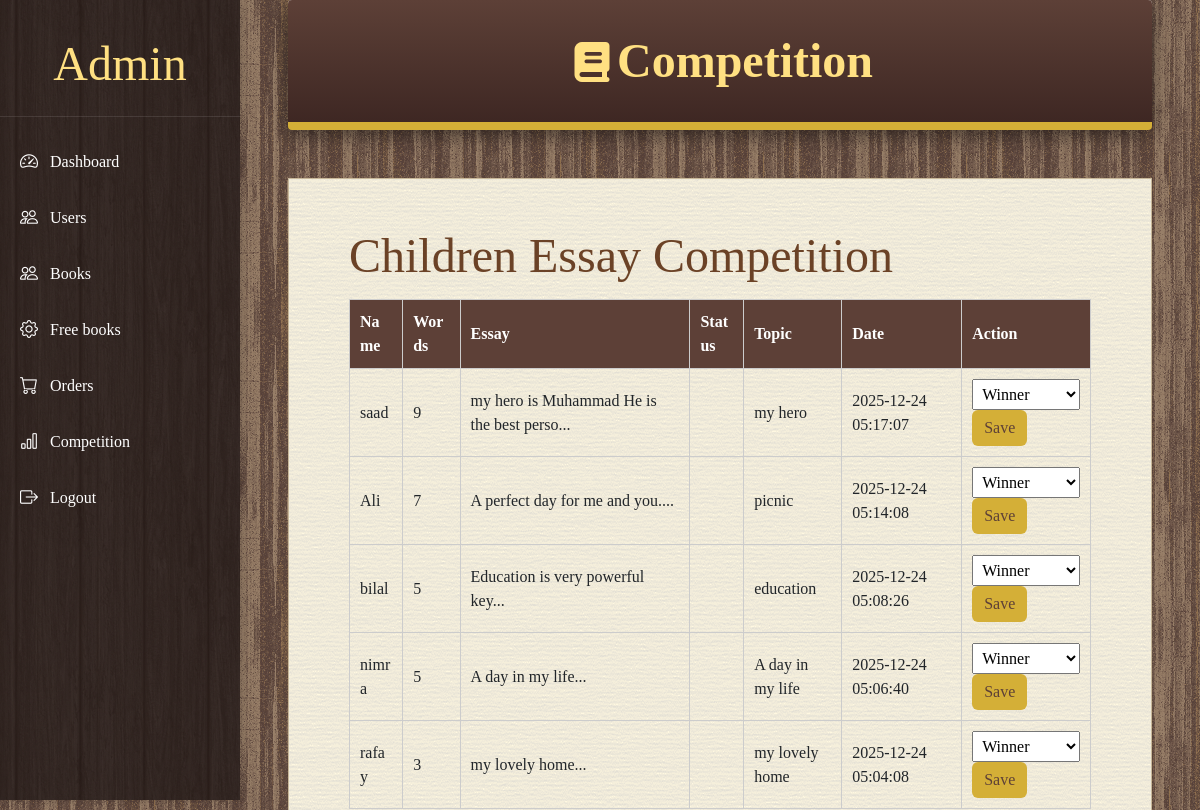
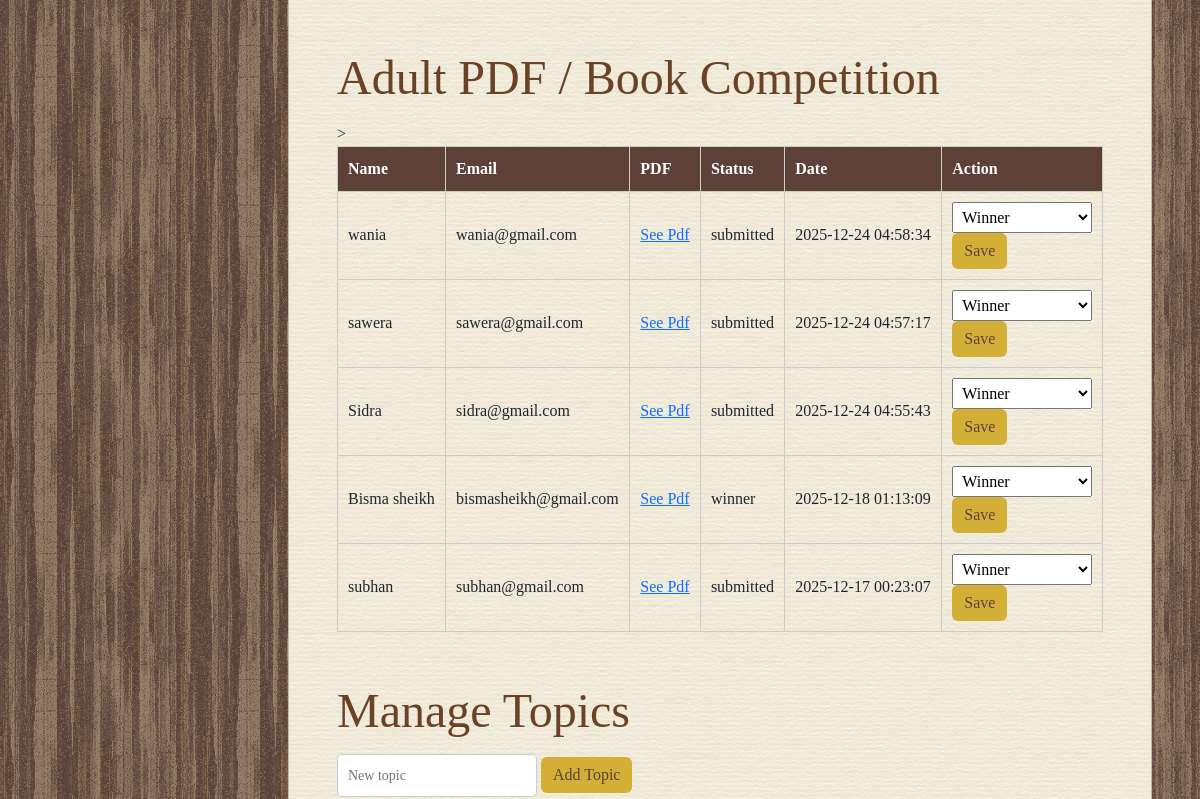
The page /admin/admin_dashboard.php (signed in, upper part) on the database as committed earlier (2 pictures, top to bottom).
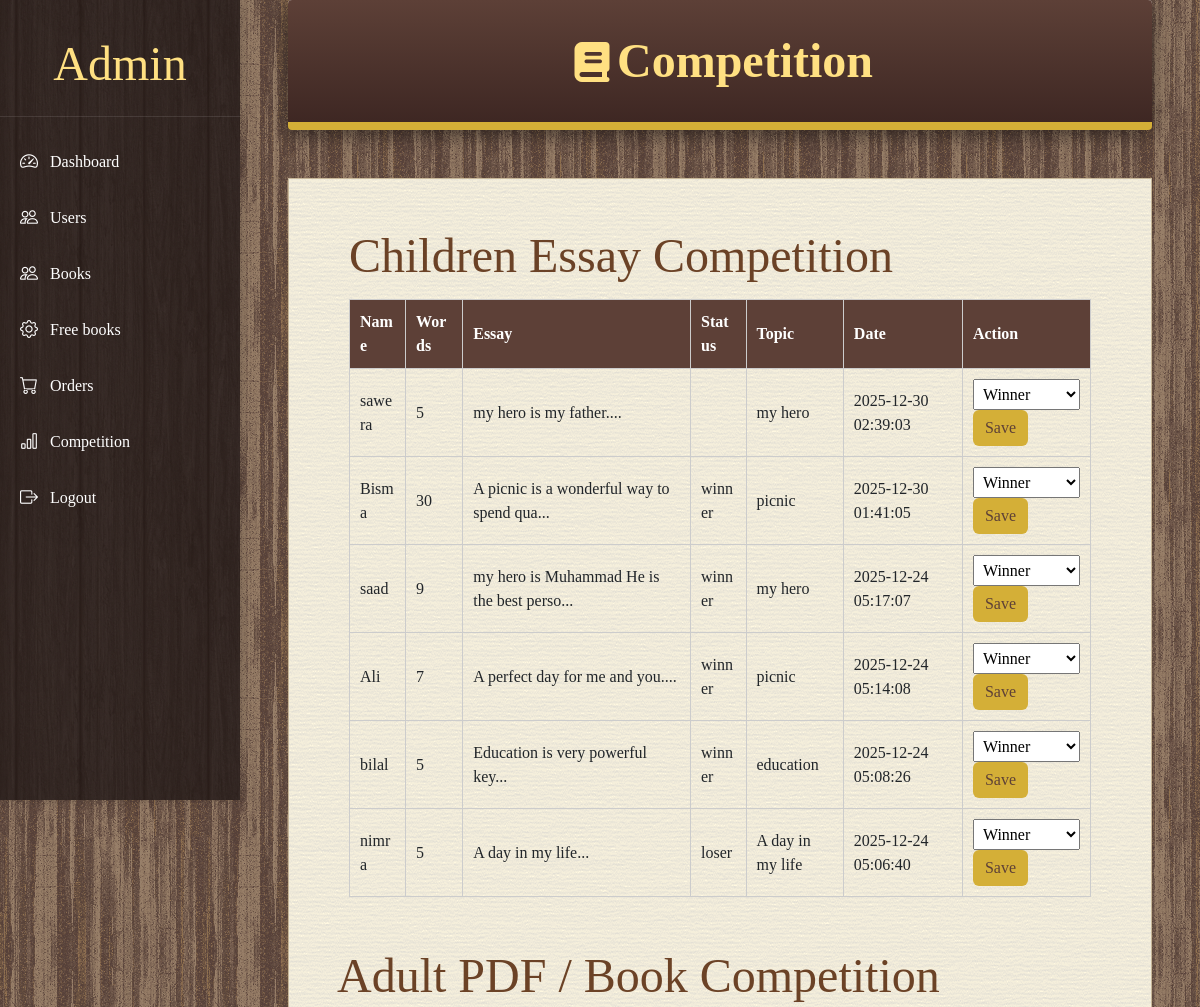
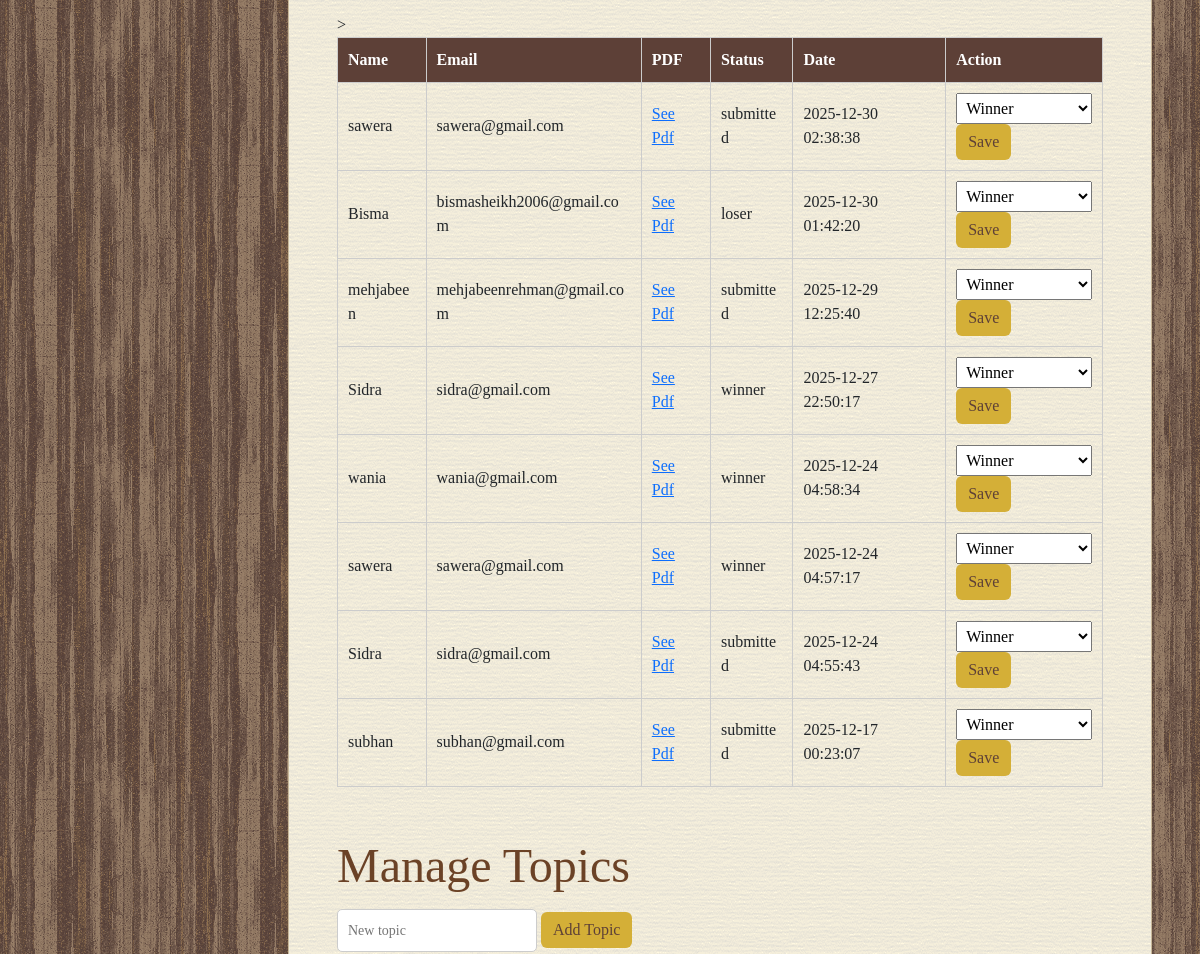
The same page on the database as committed later (2 pictures, top to bottom).
### tables this page shows
CREATE TABLE `competition_entries` (
  `id` int(11) NOT NULL,
  `event_id` int(11) NOT NULL,
  `user_id` int(11) NOT NULL,
  `topic` varchar(255) DEFAULT NULL,
  `essay_text` text DEFAULT NULL,
  `word_count` int(11) DEFAULT 0,
  `status` enum('submitted','winner','loser','abandoned') DEFAULT 'submitted',
  `submitted_at` datetime DEFAULT current_timestamp(),
  `topic_id` int(11) DEFAULT NULL,
  `start_time` timestamp NOT NULL DEFAULT current_timestamp() ON UPDATE current_timestamp(),
  `end_time` timestamp NOT NULL DEFAULT current_timestamp()
);

CREATE TABLE `customer_register` (
  `customer_id` int(11) NOT NULL,
  `customer_name` varchar(150) NOT NULL,
  `customer_email` varchar(150) NOT NULL,
  `customer_contact` varchar(255) NOT NULL,
  `customer_image` varchar(255) NOT NULL,
  `customer_address` varchar(255) NOT NULL,
  `customer_location` varchar(100) NOT NULL,
  `customer_pass` varchar(100) NOT NULL
);

CREATE TABLE `adult_entries` (
  `id` int(11) NOT NULL,
  `user_id` int(11) NOT NULL,
  `name` varchar(255) NOT NULL,
  `email` varchar(255) NOT NULL,
  `pdf_file` varchar(255) NOT NULL,
  `status` enum('submitted','winner','loser') DEFAULT 'submitted',
  `submitted_at` datetime DEFAULT current_timestamp()
);

### admin/admin_dashboard.php (the view, shortened to what this page needs)
<?php
include "../auth/dbconnect.php";
$child_entries = $conn->query("
    SELECT ce.id,ce.topic, u.customer_name, u.customer_email, ce.essay_text, ce.word_count,
           ce.status, ce.topic_id, ce.submitted_at
    FROM competition_entries ce
    JOIN customer_register u ON ce.user_id = u.customer_id
    ORDER BY ce.submitted_at DESC
");
$adult_entries = $conn->query("
    SELECT ae.id,  u.customer_email,u.customer_name, ae.pdf_file,
           ae.status, ae.submitted_at
    FROM adult_entries ae
    JOIN customer_register u ON ae.user_id = u.customer_id
    ORDER BY ae.submitted_at DESC
");
?>
<!DOCTYPE html>
<html>
<head>
    <?php include './inc/link.php' ?>
</head>
<body>
    <?php include './sidebar.php' ?>
    <main>
        <section>
            <div class="content-area px-md-5 pb-md-5">
        <header class="header mb-5 bg-white rounded">
            <h1 class="fw-bold mb-3 mb-md-0 text-center"><i class="fa-solid fa-book fs-1"></i>Competition </h1>
        </header>
        <div class="b-card p-5">
            <div class="section container">
                <h2>Children Essay Competition</h2>
                <table class="responsive-child">
                    <tr>
                        <th>Name</th>
                        <th>Words</th>
                        <th>Essay</th>
                        <th>Status</th>
                        <th>Topic</th>
                        <th>Date</th>
                        <th>Action</th>
                    </tr>
                    <?php while ($c = $child_entries->fetch_assoc()): ?>
                        <tr>
                            <td><?= htmlspecialchars($c['customer_name']) ?></td>
                            <td><?= $c['word_count'] ?></td>
                            <td><?= substr(strip_tags($c['essay_text']), 0, 40) ?>...</td>
                            <td><?= $c['status'] ?></td>
                            <td><?= $c['topic'] ?></td>
                            <td><?= $c['submitted_at'] ?></td>
                            <td>
                                <form action="" method="post">
                                <select name="child_status">
                                    <option value="winner">Winner</option>
                                </select>
                                <button class="btn-custom">Save</button>
                                </form>
                            </td>
                        </tr>
                    <?php endwhile; ?>
                </table>
            </div>
            <div class="section">
                <h2>Adult PDF / Book Competition</h2>
                <table class="responsive-adult">>
                    <tr>
                        <th>Name</th>
                        <th>Email</th>
                        <th>PDF</th>
                        <th>Status</th>
                        <th>Date</th>
                        <th>Action</th>
                    </tr>
                    <?php while ($a = $adult_entries->fetch_assoc()): ?>
                        <tr>
                            <td><?= $a['customer_name'] ?></td>
                            <td><?= $a['customer_email'] ?></td>
                            <td><a href="../competition/uploads/adult/<?= $a['pdf_file'] ?>" target="_blank">See Pdf</a></td>
                            <td><?= $a['status'] ?></td>
                            <td><?= $a['submitted_at'] ?></td>
                            <td>
                                <form method="post">
                                    <select name="adult_status">
                                        <option value="winner">Winner</option>
                                    </select>
                                    <button class="btn-custom">Save</button>
                                </form>
                            </td>
                        </tr>
                    <?php endwhile; ?>
                </table>
            </div>
            <div class="section">
                <h2>Manage Topics</h2>
                <form method="post" style="margin-bottom:20px">
                    <input type="text" name="new_topic" placeholder="New topic" required>
                    <button class="btn-custom">Add Topic</button>
                </form>
            </div>
        </div>
    </div>
        </section>
    </main>
</body>
</html>

Rows that differ between the two databases and show on the page:
removed competition_entries: customer_register.customer_name "rafay", word_count "3", essay_text "my lovely home", topic "my lovely home", submitted_at "2025-12-24 05:04:08"
removed adult_entries: user.customer_name "Bisma sheikh", user.customer_email "bismasheikh@gmail.com", status "winner", submitted_at "2025-12-18 01:13:09"
added competition_entries: customer_register.customer_name "sawera", word_count "5", essay_text "my hero is my father.", topic "my hero", submitted_at "2025-12-30 02:39:03"
added competition_entries: customer_register.customer_name "Bisma", word_count "30", essay_text "A picnic is a wonderful way to spend qua", status "winner", topic "picnic", submitted_at "2025-12-30 01:41:05"
changed competition_entries "my hero is Muhammad He is the best perso": status (not shown) → "winner"
changed competition_entries "A perfect day for me and you.": status (not shown) → "winner"
changed competition_entries "Education is very powerful key": status (not shown) → "winner"
changed competition_entries "A day in my life": status (not shown) → "loser"
added adult_entries: user.customer_name "sawera", user.customer_email "sawera@gmail.com", status "submitted", submitted_at "2025-12-30 02:38:38"
added adult_entries: user.customer_name "Bisma", user.customer_email "bismasheikh2006@gmail.com", status "loser", submitted_at "2025-12-30 01:42:20"
added adult_entries: user.customer_name "mehjabeen", user.customer_email "mehjabeenrehman@gmail.com", status "submitted", submitted_at "2025-12-29 12:25:40"
added adult_entries: user.customer_name "Sidra", user.customer_email "sidra@gmail.com", status "winner", submitted_at "2025-12-27 22:50:17"
changed adult_entries "wania": status "submitted" → "winner"
changed adult_entries (number 6 of 8 on the later page): status "submitted" → "winner"
